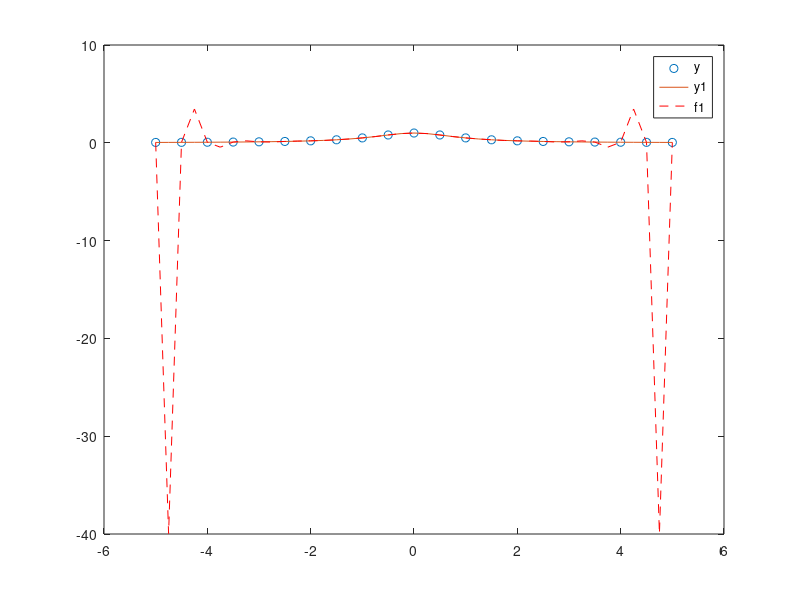

Write the MATLAB code that produced this figure. (Note: this script raises an error after producing the figure.)
% Section 001, Problem 4.2.1

% The objective of this program is to find a 20'th degree interpolating
% polynomial p(x) using 21 equally-spaced nodes for the function 
% f(x) = (x^2 + 1)^(-1) on the interval [-5, 5]. Then using 41 equally-spaced
% points in the same interval of [-5, 5], we'll observe the values of 
% f(x) and p(x), and their discrepancy.

x = linspace(-5, 5, 21); % these are our 21 equally-spaced points
y = 1./(x.^2 + 1); % evaluating the runge function at each of these points
p = polyfit(x, y, 20); % determines the coefficients of the interpolating polynomial
                       % Note: these coefficients fully determine our
                       % interpolator p(x), which equals p(1)*x^20 +
                       % p(2)*x^19 + ... + p(20)*x^1 + p(21).

% Now we evaluate the original function f(x) and the polynomial fit p(x) on
% a finer grid of 41 points.

x1 = linspace(-5, 5, 41); % now consider 41 equispaced points in [-5, 5]
y1 = 1./(x1.^2 + 1); % function evaluations f(x) at each of the 41 points
f1 = polyval(p, x1); % evaluation of the polynomial p(x) at the 41 points

% Let's plot both the function and polynomial values in the interval [0,2], 
% with the points used to obtain the polynomial fit highlighted as circles.
% The polynomial fit is good in the original [0,1] interval, 
% but quickly diverges from the fitted function outside of that interval.

figure
plot(x,y,'o')
hold on
plot(x1,y1)
plot(x1,f1,'r--')
legend('y','y1','f1')


% Now we print the values of f(x) and p(x) and observe their discrepancy.
format shortG;
format compact;

clc;

T = table(x1',y1',f1',y1'-f1','VariableNames',{'x1','y1','f1','FitError'})

% Explanation of results:
